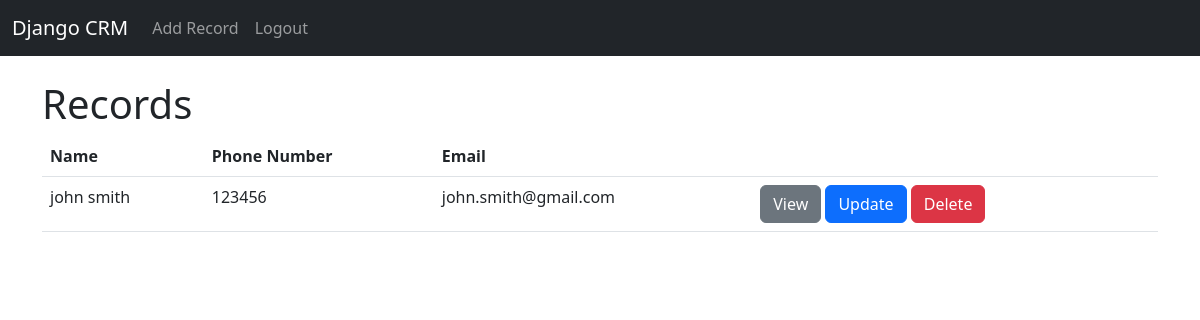
The app's page / (signed in) with its own data.
### website/models.py (models this page shows, shortened)
class Record(models.Model):
    create_at = models.DateTimeField(auto_now_add=True)
    first_name = models.CharField(max_length=50)
    last_name = models.CharField(max_length=50)
    phone_number = models.CharField(max_length=20)
    email = models.CharField(max_length=50)

### website/views.py (the view)
# urls.py: 2. Add a URL to urlpatterns:  path('', views.home, name='home')
def home(request):
    records = Record.objects.all()
    if request.method == "POST":
        username = request.POST["username"]  # name="username"
        password = request.POST["password"]
        user = authenticate(request, username=username, password=password)
        if user is not None:
            login(request, user)
            messages.success(request, "You have been logged in.")
            return redirect("home")
        else:
            messages.error(request, "There was an error loggin in, please try again.")
            return redirect("home")
    else:
        return render(request, "home.html", {"records":records})

### website/templates/home.html (shortened to what this page needs)
{% extends 'base.html' %}
{% block content %}
    {% if user.is_authenticated %}
        <h1>Records</h1>
        {% if records %}
            <table class="table table-hover">
                <thead>
                    <tr>
                        <th scope="col">Name</th>
                        <th scope="col">Phone Number</th>
                        <th scope="col">Email</th>
                        <th scope="col"></th>
                    </tr>
                </thead>
                <tbody>
            {% for record in records %}
                    <tr>
                        <td>{{record.first_name}} {{record.last_name}}</td>
                        <td>{{record.phone_number}}</td>
                        <td>{{record.email}}</td>
                        <td>
                            <a href="{% url 'record' record.id %}" class="btn btn-secondary">View</a>
                            <a href="{% url 'update' record.id %}" class="btn btn-primary">Update</a>
                            <a href="{% url 'delete' record.id %}" class="btn btn-danger">Delete</a>
                        </td>
                    </tr>
            {% endfor %}
                </tbody>
            </table>
        {% endif %}
    {% endif %}
{% endblock content %}

### records on screen
Record: first_name "john", last_name "smith", phone_number "123456", email "john.smith@gmail.com"
